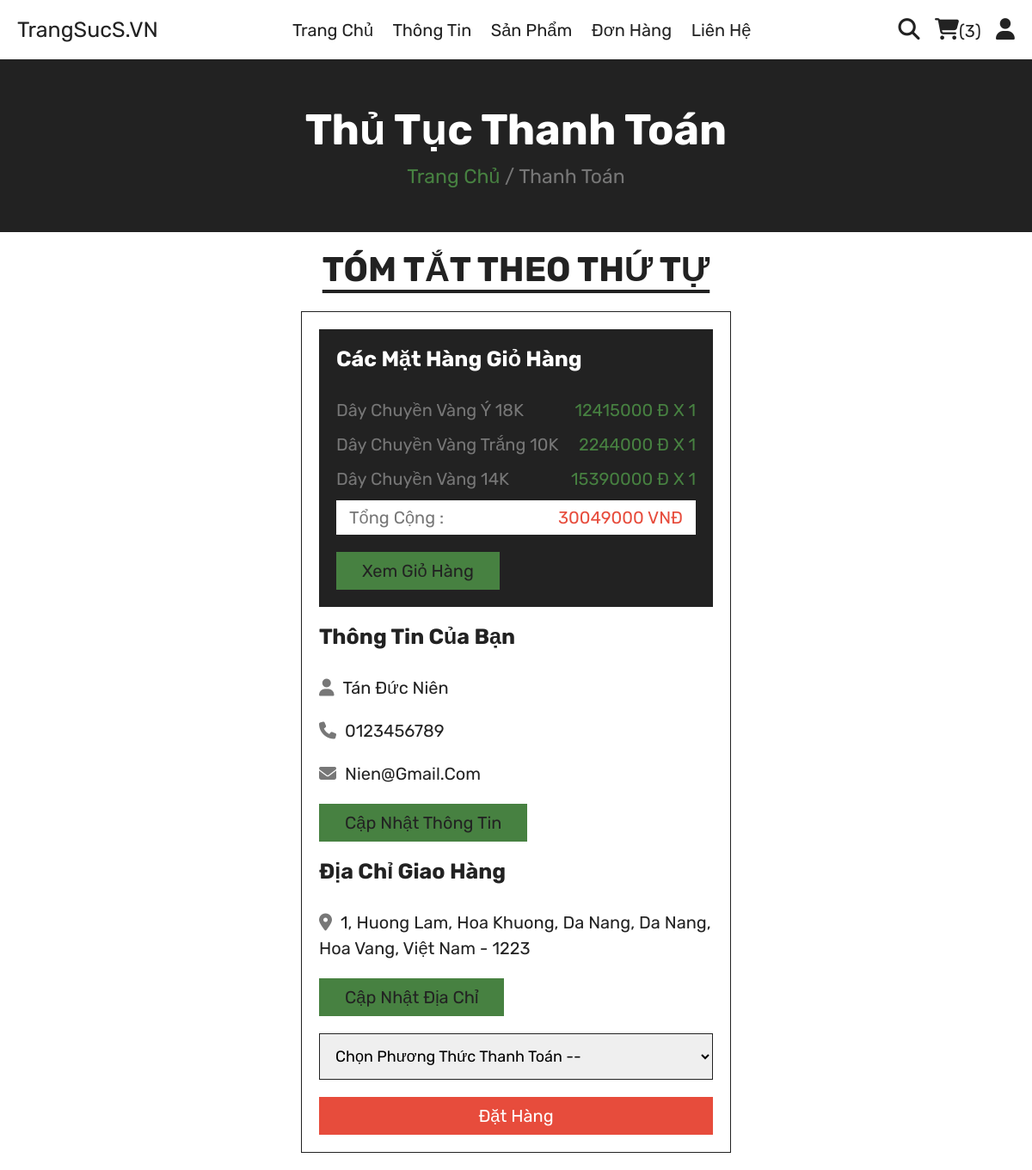
Screenshot of /checkout.php (signed in) with the database file from the repository.
### tables this page shows
CREATE TABLE `cart` (
  `id` int(100) NOT NULL,
  `user_id` int(100) NOT NULL,
  `pid` int(100) NOT NULL,
  `name` varchar(100) NOT NULL,
  `price` int(10) NOT NULL,
  `quantity` int(10) NOT NULL,
  `image` varchar(100) NOT NULL
);

CREATE TABLE `users` (
  `id` int(100) NOT NULL,
  `name` varchar(20) NOT NULL,
  `email` varchar(50) NOT NULL,
  `number` varchar(10) NOT NULL,
  `password` varchar(50) NOT NULL,
  `address` varchar(500) NOT NULL
);

### checkout.php (the view, shortened to what this page needs)
<?php
include 'components/connect.php';
if (isset($_SESSION['user_id'])) {
    $user_id = $_SESSION['user_id'];
} else {
    $user_id = '';
    header('location:home.php');
}
?>
<!DOCTYPE html>
<html lang="en">
<head>
    <link rel="stylesheet" href="https://cdnjs.cloudflare.com/ajax/libs/font-awesome/6.4.2/css/all.min.css">
    <link rel="stylesheet" href="CSS/style.css">
</head>
<body>
    <?php include 'components/user_header.php'; ?>
    <div class="heading">
        <h3>Thủ tục thanh toán</h3>
        <p><a href="home.php">Trang chủ</a> <span> / Thanh toán</span></p>
    </div>
    <section class="checkout">
        <h1 class="title">Tóm tắt theo thứ tự</h1>
        <form action="" method="post">
            <div class="cart-items">
                <h3>các mặt hàng giỏ hàng</h3>
                <?php
                $grand_total = 0;
                $select_cart = mysqli_query($conn, "SELECT * FROM `cart` WHERE user_id = '$user_id'");
                if (mysqli_num_rows($select_cart) > 0) {
                    while ($fetch_cart = mysqli_fetch_assoc($select_cart)) {
                        $grand_total += ($fetch_cart['price'] * $fetch_cart['quantity']);
                ?>
                        <p><span class="name"><?= $fetch_cart['name']; ?></span><span class="price"><?= $fetch_cart['price']; ?> Đ x <?= $fetch_cart['quantity']; ?></span></p>
                <?php
                    }
                } else {
                    echo '<p class="empty">Giỏ của bạn trống!</p>';
                }
                ?>
                <p class="grand-total"><span class="name">Tổng cộng :</span><span class="price"><?= $grand_total; ?> VNĐ</span></p>
                <a href="cart.php" class="btn">Xem giỏ hàng</a>
            </div>
            <div class="user-info">
                <h3>thông tin của bạn</h3>
                <p><i class="fas fa-user"></i><span><?= $fetch_profile['name'] ?></span></p>
                <p><i class="fas fa-phone"></i><span><?= $fetch_profile['number'] ?></span></p>
                <p><i class="fas fa-envelope"></i><span><?= $fetch_profile['email'] ?></span></p>
                <a href="update_profile.php" class="btn">Cập nhật thông tin</a>
                <h3>địa chỉ giao hàng</h3>
                <p><i class="fas fa-map-marker-alt"></i><span><?php if ($fetch_profile['address'] == '') {
                                                                    echo 'please enter your address';
                                                                } else {
                                                                    echo $fetch_profile['address'];
                                                                } ?></span></p>
                <a href="update_address.php" class="btn">cập nhật địa chỉ</a>
                <select name="method" class="box" required>
                    <option value="" disabled selected>chọn phương thức thanh toán --</option>
                </select>
                <input type="submit" value="đặt hàng" class="btn <?php if ($fetch_profile['address'] == '') {
                                                                        echo 'disabled';
                                                                    } ?>" style="width:100%; background:var(--red); color:var(--white);" name="submit">
            </div>
        </form>
    </section>
</body>
</html>

### css/style.css (style rules this page uses)
:root { --green: #478141; --red: #e74c3c; --white: #fff; --black: #222; --light-color: #777; --border: .1rem solid var(--black); }
* { font-family: 'Rubik', sans-serif; margin: 0; padding: 0; box-sizing: border-box; outline: none; border: none; text-decoration: none; text-transform: capitalize; }
html { font-size: 62.5%; overflow-x: hidden; scroll-behavior: smooth; stop-opacity: 7rem; }
section { margin: 0 auto; max-width: 1200px; padding: 2rem; }
.title { text-align: center; margin-bottom: 2.5rem; font-size: 4rem; color: var(--black); text-transform: uppercase; text-decoration: underline; text-underline-offset: 1rem; }
.heading { display: flex; align-items: center; justify-content: center; gap: 1rem; flex-flow: column; background-color: var(--black); min-height: 20rem; }
.heading h3 { font-size: 5rem; color: var(--white); text-transform: capitalize; }
.heading p { font-size: 2.3rem; color: var(--light-color); }
.heading p a { color: var(--green); }
.btn, .delete-btn { margin-top: 1rem; display: inline-block; font-size: 2rem; padding: 1rem 3rem; cursor: pointer; text-transform: capitalize; transition: .2s linear; }
.btn { background-color: var(--green); color: var(--black); }
.checkout form { max-width: 50rem; margin: 0 auto; border: var(--border); padding: 2rem; }
.checkout form h3 { font-size: 2.5rem; text-transform: capitalize; padding: 2rem 0; color: var(--black); }
.checkout form .cart-items { background-color: var(--black); padding: 2rem; padding-top: 0; }
.checkout form .cart-items h3 { color: var(--white); }
.checkout form .cart-items p { display: flex; align-items: center; gap: 1.5rem; justify-content: space-between; margin: 1rem 0; line-height: 1.5; font-size: 2rem; }
.checkout form .cart-items p .name { color: var(--light-color); }
.checkout form .cart-items p .price { color: var(--green); }
.checkout form .cart-items .grand-total { background-color: var(--white); padding: .5rem 1.5rem; }
.checkout form .cart-items .grand-total .price { color: var(--red); }
.checkout form .user-info p { font-size: 2rem; line-height: 1.5; padding: 1rem 0; }
.checkout form .user-info p i { color: var(--light-color); margin-right: 1rem; }
.checkout form .user-info p span { color: var(--black); }
.checkout form .user-info .box { width: 100%; border: var(--border); padding: 1.4rem; margin-top: 2rem; margin-bottom: 1rem; font-size: 1.8rem; }

### rows the page displays
cart: name "Dây Chuyền Vàng Ý 18K", price "12415000", quantity "1"
cart: name "Dây Chuyền Vàng Trắng 10K", price "2244000", quantity "1"
cart: name "Dây Chuyền Vàng 14K", price "15390000", quantity "1"
users: name "Tán Đức Niên", number "0123456789", email "Nien@gmail.com", address "1, Huong Lam, Hoa Khuong, Da Nang, Da Nang, Hoa Vang, Việt Nam - 1223", submit "đặt hàng"

### other values shown
$total_cart_items "3"
$grand_total "30049000"
